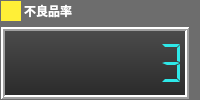
                 <widget class="QWidget" name="widget_13" native="true">
                  <property name="styleSheet">
                   <string notr="true">background-color:rgb(109, 109, 109)</string>
                  </property>
                  <layout class="QVBoxLayout" name="verticalLayout_11" stretch="0,1">
                   <property name="leftMargin">
                    <number>1</number>
                   </property>
                   <property name="topMargin">
                    <number>1</number>
                   </property>
                   <property name="bottomMargin">
                    <number>1</number>
                   </property>
                   <item>
                    <layout class="QHBoxLayout" name="horizontalLayout_13">
                     <property name="spacing">
                      <number>0</number>
                     </property>
                     <item>
                      <widget class="QLabel" name="label_20">
                       <property name="minimumSize">
                        <size>
                         <width>20</width>
                         <height>0</height>
                        </size>
                       </property>
                       <property name="styleSheet">
                        <string notr="true">background-color:rgb(255, 239, 55)</string>
                       </property>
                       <property name="text">
                        <string/>
                       </property>
                      </widget>
                     </item>
                     <item>
                      <widget class="QLabel" name="label_21">
                       <property name="font">
                        <font>
                         <family>微软雅黑</family>
                         <pointsize>9</pointsize>
                         <weight>75</weight>
                         <bold>true</bold>
                        </font>
                       </property>
                       <property name="styleSheet">
                        <string notr="true">background:transparent;
color:rgb(255, 255, 255)</string>
                       </property>
                       <property name="text">
                        <string> 不良品率</string>
                       </property>
                      </widget>
                     </item>
                     <item>
                      <spacer name="horizontalSpacer_11">
                       <property name="orientation">
                        <enum>Qt::Horizontal</enum>
                       </property>
                       <property name="sizeHint" stdset="0">
                        <size>
                         <width>40</width>
                         <height>20</height>
                        </size>
                       </property>
                      </spacer>
                     </item>
                    </layout>
                   </item>
                   <item>
                    <widget class="QLCDNumber" name="lcdNumNgPercetange_Cam1">
                     <property name="sizePolicy">
                      <sizepolicy hsizetype="Preferred" vsizetype="Preferred">
                       <horstretch>0</horstretch>
                       <verstretch>0</verstretch>
                      </sizepolicy>
                     </property>
                     <property name="palette">
                      <palette>
                       <active>
                        <colorrole role="WindowText">
                         <brush brushstyle="SolidPattern">
                          <color alpha="255">
                           <red>46</red>
                           <green>232</green>
                           <blue>232</blue>
                          </color>
                         </brush>
                        </colorrole>
                        <colorrole role="Button">
                         <brush brushstyle="LinearGradientPattern">
                          <gradient startx="0.000000000000000" starty="0.000000000000000" endx="0.000000000000000" endy="1.000000000000000" type="LinearGradient" spread="PadSpread" coordinatemode="ObjectBoundingMode">
                           <gradientstop position="0.000000000000000">
                            <color alpha="255">
                             <red>77</red>
                             <green>77</green>
                             <blue>77</blue>
                            </color>
                           </gradientstop>
                           <gradientstop position="1.000000000000000">
                            <color alpha="255">
                             <red>41</red>
                             <green>41</green>
                             <blue>41</blue>
                            </color>
                           </gradientstop>
                          </gradient>
                         </brush>
                        </colorrole>
                        <colorrole role="Text">
                         <brush brushstyle="SolidPattern">
                          <color alpha="255">
                           <red>46</red>
                           <green>232</green>
                           <blue>232</blue>
                          </color>
                         </brush>
                        </colorrole>
                        <colorrole role="ButtonText">
                         <brush brushstyle="SolidPattern">
                          <color alpha="255">
                           <red>46</red>
                           <green>232</green>
                           <blue>232</blue>
                          </color>
                         </brush>
                        </colorrole>
                        <colorrole role="Base">
                         <brush brushstyle="LinearGradientPattern">
                          <gradient startx="0.000000000000000" starty="0.000000000000000" endx="0.000000000000000" endy="1.000000000000000" type="LinearGradient" spread="PadSpread" coordinatemode="ObjectBoundingMode">
                           <gradientstop position="0.000000000000000">
                            <color alpha="255">
                             <red>77</red>
                             <green>77</green>
                             <blue>77</blue>
                            </color>
                           </gradientstop>
                           <gradientstop position="1.000000000000000">
                            <color alpha="255">
                             <red>41</red>
                             <green>41</green>
                             <blue>41</blue>
                            </color>
                           </gradientstop>
                          </gradient>
                         </brush>
                        </colorrole>
                        <colorrole role="Window">
                         <brush brushstyle="LinearGradientPattern">
                          <gradient startx="0.000000000000000" starty="0.000000000000000" endx="0.000000000000000" endy="1.000000000000000" type="LinearGradient" spread="PadSpread" coordinatemode="ObjectBoundingMode">
                           <gradientstop position="0.000000000000000">
                            <color alpha="255">
                             <red>77</red>
                             <green>77</green>
                             <blue>77</blue>
                            </color>
                           </gradientstop>
                           <gradientstop position="1.000000000000000">
                            <color alpha="255">
                             <red>41</red>
                             <green>41</green>
                             <blue>41</blue>
                            </color>
                           </gradientstop>
                          </gradient>
                         </brush>
                        </colorrole>
                        <colorrole role="PlaceholderText">
                         <brush brushstyle="NoBrush">
                          <color alpha="128">
                           <red>46</red>
                           <green>232</green>
                           <blue>232</blue>
                          </color>
                         </brush>
                        </colorrole>
                       </active>
                       <inactive>
                        <colorrole role="WindowText">
                         <brush brushstyle="SolidPattern">
                          <color alpha="255">
                           <red>46</red>
                           <green>232</green>
                           <blue>232</blue>
                          </color>
                         </brush>
                        </colorrole>
                        <colorrole role="Button">
                         <brush brushstyle="LinearGradientPattern">
                          <gradient startx="0.000000000000000" starty="0.000000000000000" endx="0.000000000000000" endy="1.000000000000000" type="LinearGradient" spread="PadSpread" coordinatemode="ObjectBoundingMode">
                           <gradientstop position="0.000000000000000">
                            <color alpha="255">
                             <red>77</red>
                             <green>77</green>
                             <blue>77</blue>
                            </color>
                           </gradientstop>
                           <gradientstop position="1.000000000000000">
                            <color alpha="255">
                             <red>41</red>
                             <green>41</green>
                             <blue>41</blue>
                            </color>
                           </gradientstop>
                          </gradient>
                         </brush>
                        </colorrole>
                        <colorrole role="Text">
                         <brush brushstyle="SolidPattern">
                          <color alpha="255">
                           <red>46</red>
                           <green>232</green>
                           <blue>232</blue>
                          </color>
                         </brush>
                        </colorrole>
                        <colorrole role="ButtonText">
                         <brush brushstyle="SolidPattern">
                          <color alpha="255">
                           <red>46</red>
                           <green>232</green>
                           <blue>232</blue>
                          </color>
                         </brush>
                        </colorrole>
                        <colorrole role="Base">
                         <brush brushstyle="LinearGradientPattern">
                          <gradient startx="0.000000000000000" starty="0.000000000000000" endx="0.000000000000000" endy="1.000000000000000" type="LinearGradient" spread="PadSpread" coordinatemode="ObjectBoundingMode">
                           <gradientstop position="0.000000000000000">
                            <color alpha="255">
                             <red>77</red>
                             <green>77</green>
                             <blue>77</blue>
                            </color>
                           </gradientstop>
                           <gradientstop position="1.000000000000000">
                            <color alpha="255">
                             <red>41</red>
                             <green>41</green>
                             <blue>41</blue>
                            </color>
                           </gradientstop>
                          </gradient>
                         </brush>
                        </colorrole>
                        <colorrole role="Window">
                         <brush brushstyle="LinearGradientPattern">
                          <gradient startx="0.000000000000000" starty="0.000000000000000" endx="0.000000000000000" endy="1.000000000000000" type="LinearGradient" spread="PadSpread" coordinatemode="ObjectBoundingMode">
                           <gradientstop position="0.000000000000000">
                            <color alpha="255">
                             <red>77</red>
                             <green>77</green>
                             <blue>77</blue>
                            </color>
                           </gradientstop>
                           <gradientstop position="1.000000000000000">
                            <color alpha="255">
                             <red>41</red>
                             <green>41</green>
                             <blue>41</blue>
                            </color>
                           </gradientstop>
                          </gradient>
                         </brush>
                        </colorrole>
                        <colorrole role="PlaceholderText">
                         <brush brushstyle="NoBrush">
                          <color alpha="128">
                           <red>46</red>
                           <green>232</green>
                           <blue>232</blue>
                          </color>
                         </brush>
                        </colorrole>
                       </inactive>
                       <disabled>
                        <colorrole role="WindowText">
                         <brush brushstyle="SolidPattern">
                          <color alpha="255">
                           <red>46</red>
                           <green>232</green>
                           <blue>232</blue>
                          </color>
                         </brush>
                        </colorrole>
                        <colorrole role="Button">
                         <brush brushstyle="LinearGradientPattern">
                          <gradient startx="0.000000000000000" starty="0.000000000000000" endx="0.000000000000000" endy="1.000000000000000" type="LinearGradient" spread="PadSpread" coordinatemode="ObjectBoundingMode">
                           <gradientstop position="0.000000000000000">
                            <color alpha="255">
                             <red>77</red>
                             <green>77</green>
                             <blue>77</blue>
                            </color>
                           </gradientstop>
                           <gradientstop position="1.000000000000000">
                            <color alpha="255">
                             <red>41</red>
                             <green>41</green>
                             <blue>41</blue>
                            </color>
                           </gradientstop>
                          </gradient>
                         </brush>
                        </colorrole>
                        <colorrole role="Text">
                         <brush brushstyle="SolidPattern">
                          <color alpha="255">
                           <red>46</red>
                           <green>232</green>
                           <blue>232</blue>
                          </color>
                         </brush>
                        </colorrole>
                        <colorrole role="ButtonText">
                         <brush brushstyle="SolidPattern">
                          <color alpha="255">
                           <red>46</red>
                           <green>232</green>
                           <blue>232</blue>
                          </color>
                         </brush>
                        </colorrole>
                        <colorrole role="Base">
                         <brush brushstyle="LinearGradientPattern">
                          <gradient startx="0.000000000000000" starty="0.000000000000000" endx="0.000000000000000" endy="1.000000000000000" type="LinearGradient" spread="PadSpread" coordinatemode="ObjectBoundingMode">
                           <gradientstop position="0.000000000000000">
                            <color alpha="255">
                             <red>77</red>
                             <green>77</green>
                             <blue>77</blue>
                            </color>
                           </gradientstop>
                           <gradientstop position="1.000000000000000">
                            <color alpha="255">
                             <red>41</red>
                             <green>41</green>
                             <blue>41</blue>
                            </color>
                           </gradientstop>
                          </gradient>
                         </brush>
                        </colorrole>
                        <colorrole role="Window">
                         <brush brushstyle="LinearGradientPattern">
                          <gradient startx="0.000000000000000" starty="0.000000000000000" endx="0.000000000000000" endy="1.000000000000000" type="LinearGradient" spread="PadSpread" coordinatemode="ObjectBoundingMode">
                           <gradientstop position="0.000000000000000">
                            <color alpha="255">
                             <red>77</red>
                             <green>77</green>
                             <blue>77</blue>
                            </color>
                           </gradientstop>
                           <gradientstop position="1.000000000000000">
                            <color alpha="255">
                             <red>41</red>
                             <green>41</green>
                             <blue>41</blue>
                            </color>
                           </gradientstop>
                          </gradient>
                         </brush>
                        </colorrole>
                        <colorrole role="PlaceholderText">
                         <brush brushstyle="NoBrush">
                          <color alpha="128">
                           <red>46</red>
                           <green>232</green>
                           <blue>232</blue>
                          </color>
                         </brush>
                        </colorrole>
                       </disabled>
                      </palette>
                     </property>
                     <property name="font">
                      <font>
                       <family>Agency FB</family>
                       <pointsize>12</pointsize>
                      </font>
                     </property>
                     <property name="styleSheet">
                      <string notr="true">background: qlineargradient(spread:pad, x1:0, y1:0, x2:0, y2:1, stop:0#4D4D4D, stop:1 #292929);
color:rgb(46, 232, 232)</string>
                     </property>
                     <property name="lineWidth">
                      <number>2</number>
                     </property>
                     <property name="smallDecimalPoint">
                      <bool>false</bool>
                     </property>
                     <property name="digitCount">
                      <number>8</number>
                     </property>
                     <property name="segmentStyle">
                      <enum>QLCDNumber::Flat</enum>
                     </property>
                     <property name="value" stdset="0">
                      <double>3.000000000000000</double>
                     </property>
                     <property name="intValue" stdset="0">
                      <number>3</number>
                     </property>
                    </widget>
                   </item>
                  </layout>
                 </widget>
